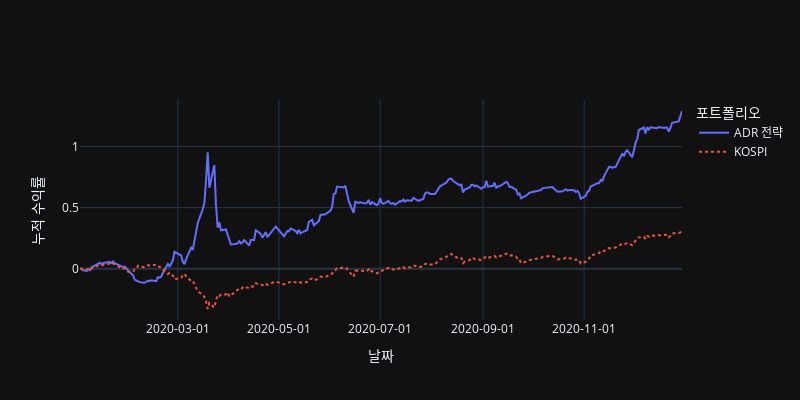

Notebook code for this chart:
### Markdown cell above
##### 2.2.5.1 누적수익률 곡선

### Code cell
plot_cumulative_return(returns=returns, benchmark_returns=kospi_returns, strategy_name='ADR 전략', benchmark_name='KOSPI')

### Figure 1 — Plotly figure (JSON) as saved in the notebook; plotly's stock layout.template omitted (floating-point values rounded to 4 significant figures; data arrays with more than 128 entries replaced by an {"elided": "..."} marker saying what was removed)
{"data": [{"name": "ADR 전략", "x": {"elided": "248 str values"}, "y": {"elided": "248 float values"}, "type": "scatter"}, {"line": {"dash": "dot"}, "name": "KOSPI", "x": {"elided": "248 str values"}, "y": {"elided": "248 float values"}, "type": "scatter"}], "layout": {"xaxis": {"tickformat": "%Y-%m-%d", "title": {"text": "날짜"}}, "legend": {"title": {"text": "포트폴리오"}}, "width": 800, "height": 400, "yaxis": {"title": {"text": "누적 수익률"}}}}
